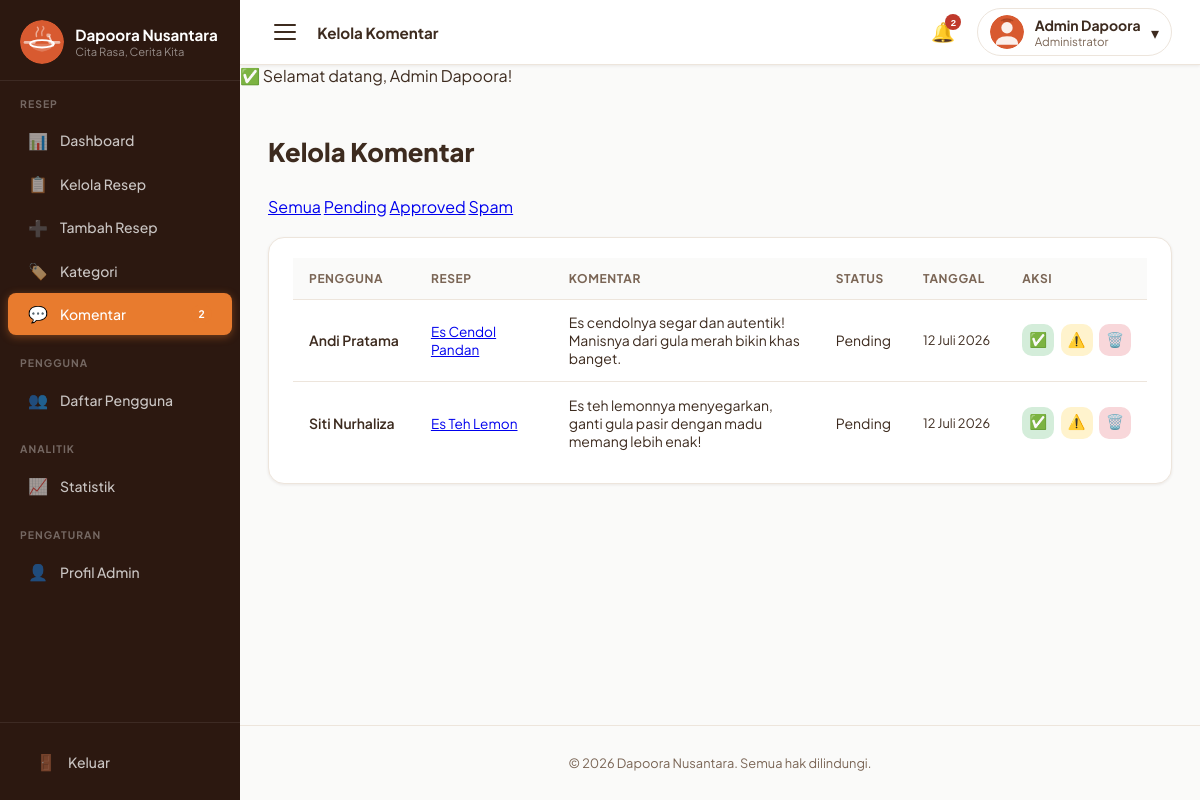
Page /admin/komentar.php?status=pending (signed in) on the committed database.
### tables this page shows
CREATE TABLE comments (
    id          INT UNSIGNED    NOT NULL AUTO_INCREMENT,
    user_id     INT UNSIGNED    NOT NULL,
    recipe_id   INT UNSIGNED    NOT NULL,
    komentar    TEXT            NOT NULL,
    status      ENUM('approved','pending','spam') NOT NULL DEFAULT 'pending',
    created_at  DATETIME        NOT NULL DEFAULT CURRENT_TIMESTAMP,

    PRIMARY KEY (id),
    INDEX   idx_comments_user_id   (user_id),
    INDEX   idx_comments_recipe_id (recipe_id),
    INDEX   idx_comments_status    (status),
    INDEX   idx_comments_rec_stat  (recipe_id, status),

    CONSTRAINT fk_comments_user
        FOREIGN KEY (user_id)   REFERENCES users(id)   ON DELETE CASCADE ON UPDATE CASCADE,
    CONSTRAINT fk_comments_recipe
        FOREIGN KEY (recipe_id) REFERENCES recipes(id) ON DELETE CASCADE ON UPDATE CASCADE
);

CREATE TABLE users (
    id            INT UNSIGNED    NOT NULL AUTO_INCREMENT,
    nama          VARCHAR(100)    NOT NULL,
    email         VARCHAR(150)    NOT NULL,
    password      VARCHAR(255)    NOT NULL,
    foto_profil   VARCHAR(255)        NULL DEFAULT NULL,
    status        ENUM('aktif','nonaktif') NOT NULL DEFAULT 'aktif',
    created_at    DATETIME        NOT NULL DEFAULT CURRENT_TIMESTAMP,

    PRIMARY KEY (id),
    UNIQUE  KEY uq_users_email   (email),
    INDEX   idx_users_status     (status),
    INDEX   idx_users_created_at (created_at)
);

CREATE TABLE recipes (
    id              INT UNSIGNED    NOT NULL AUTO_INCREMENT,
    admin_id        INT UNSIGNED    NOT NULL,
    category_id     INT UNSIGNED    NOT NULL,
    judul           VARCHAR(200)    NOT NULL,
    slug            VARCHAR(220)    NOT NULL,
    foto            VARCHAR(255)        NULL DEFAULT NULL,
    deskripsi       TEXT                NULL DEFAULT NULL,
    bahan           LONGTEXT            NULL DEFAULT NULL COMMENT 'JSON array of ingredients',
    langkah         LONGTEXT            NULL DEFAULT NULL COMMENT 'JSON array of steps',
    waktu_memasak   SMALLINT UNSIGNED   NOT NULL DEFAULT 30 COMMENT 'in minutes',
    porsi           TINYINT UNSIGNED    NOT NULL DEFAULT 2,
    kesulitan       ENUM('mudah','sedang','sulit') NOT NULL DEFAULT 'mudah',
    status          ENUM('publish','draft')        NOT NULL DEFAULT 'draft',
    created_at      DATETIME        NOT NULL DEFAULT CURRENT_TIMESTAMP,
    updated_at      DATETIME        NOT NULL DEFAULT CURRENT_TIMESTAMP ON UPDATE CURRENT_TIMESTAMP,

    PRIMARY KEY (id),
    UNIQUE  KEY uq_recipes_slug         (slug),
    INDEX   idx_recipes_admin_id        (admin_id),
    INDEX   idx_recipes_category_id     (category_id),
    INDEX   idx_recipes_status          (status),
    INDEX   idx_recipes_kesulitan       (kesulitan),
    INDEX   idx_recipes_created_at      (created_at),
    INDEX   idx_recipes_status_cat      (status, category_id),

    CONSTRAINT fk_recipes_admin
        FOREIGN KEY (admin_id)    REFERENCES admins(id)     ON DELETE RESTRICT  ON UPDATE CASCADE,
    CONSTRAINT fk_recipes_category
        FOREIGN KEY (category_id) REFERENCES categories(id) ON DELETE RESTRICT  ON UPDATE CASCADE
);

### admin/komentar.php (the view, shortened to what this page needs)
<?php
require_once __DIR__ . '/../config/helpers.php';
$db = getDB();
$filter = sanitize($_GET['status'] ?? '');
$page   = max(1,(int)($_GET['page'] ?? 1));
$perPage= 15; $offset=($page-1)*$perPage;
$where  = $filter ? "WHERE cm.status=?" : '';
$params = $filter ? [$filter] : [];
$stmt = $db->prepare("
    SELECT cm.*, u.nama AS user_nama, r.judul AS resep_judul, r.slug AS resep_slug
    FROM comments cm
    JOIN users u  ON u.id=cm.user_id
    JOIN recipes r ON r.id=cm.recipe_id
    $where ORDER BY cm.created_at DESC LIMIT ? OFFSET ?
");
$stmt->execute(array_merge($params,[$perPage,$offset]));
$comments = $stmt->fetchAll();
include __DIR__ . '/includes/header_admin.php';
?>
<div class="page-header"><h1>Kelola Komentar</h1></div>
<div class="filter-pills" style="margin-bottom:1.25rem">
  <?php foreach ([''  =>'Semua','pending'=>'Pending','approved'=>'Approved','spam'=>'Spam'] as $v=>$l): ?>
    <a href="?status=<?= $v ?>" class="pill <?= $filter===$v?'active':'' ?>"><?= $l ?></a>
  <?php endforeach; ?>
</div>
<div class="widget">
  <div class="widget-body">
    <div class="table-wrap">
      <table class="admin-table">
        <thead><tr><th>Pengguna</th><th>Resep</th><th>Komentar</th><th>Status</th><th>Tanggal</th><th>Aksi</th></tr></thead>
        <tbody>
          <?php foreach ($comments as $c): ?>
            <tr>
              <td style="font-weight:600;white-space:nowrap"><?= sanitize($c['user_nama']) ?></td>
              <td>
                <a href="<?= BASE_URL ?>/pages/detail_resep.php?slug=<?= urlencode($c['resep_slug']) ?>"
                   style="font-size:.85rem" target="_blank">
                  <?= truncateText(sanitize($c['resep_judul']),30) ?>
                </a>
              </td>
              <td style="max-width:260px;font-size:.875rem"><?= truncateText(sanitize($c['komentar']),80) ?></td>
              <td>
                <span class="badge badge-<?= $c['status']==='approved'?'success':($c['status']==='pending'?'warning':'danger') ?>">
                  <?= ucfirst($c['status']) ?>
                </span>
              </td>
              <td style="white-space:nowrap;font-size:.8rem"><?= formatTanggal($c['created_at']) ?></td>
              <td>
                <div class="action-btns">
                  <?php if ($c['status'] !== 'approved'): ?>
                    <button class="btn-icon approve update-komentar" data-id="<?= $c['id'] ?>" data-status="approved" title="Approve">✅</button>
                  <?php endif; ?>
                  <?php if ($c['status'] !== 'spam'): ?>
                    <button class="btn-icon spam update-komentar" data-id="<?= $c['id'] ?>" data-status="spam" title="Spam">⚠️</button>
                  <?php endif; ?>
                  <button class="btn-icon delete hapus-komentar" data-id="<?= $c['id'] ?>" title="Hapus">🗑️</button>
                </div>
              </td>
            </tr>
          <?php endforeach; ?>
        </tbody>
      </table>
    </div>
  </div>
</div>
<?php
include __DIR__ . '/includes/footer_admin.php';
?>

### assets/css/admin.css (style rules this page uses)
:root { --sidebar-bg: #2c1810; --sidebar-text: rgba(255, 255, 255, 0.75); --sidebar-hover: rgba(232, 123, 46, 0.18); --sidebar-active-bg: var(--primary); --sidebar-w: 240px; --topbar-h: 64px; --primary: #e87b2e; --primary-dark: #c5621a; --primary-pale: #fef3ea; --white: #ffffff; --gray-50: #fafaf9; --gray-100: #f5f0ec; --gray-200: #ede5dc; --gray-300: #d6c9bb; --text: #3d2b1f; --text-muted: #7a6555; --shadow-sm: 0 1px 3px rgba(60, 30, 10, 0.08); --shadow-md: 0 4px 16px rgba(60, 30, 10, 0.12); --success: #2d8a4e; --danger: #c0392b; --warning: #d4900a; --radius: 10px; --radius-lg: 16px; --radius-full: 9999px; --transition: 0.22s ease; --font-main: "Plus Jakarta Sans", "Segoe UI", sans-serif; }
body.admin-body { font-family: var(--font-main); background: var(--gray-50); color: var(--text); margin: 0; min-height: 100vh; display: flex; -webkit-font-smoothing: antialiased; }
.page-header { margin-bottom: 1.75rem; }
.page-header h1 { font-size: 1.6rem; font-family: "Plus Jakarta Sans", sans-serif; font-weight: 800; }
.widget { background: var(--white); border-radius: var(--radius-lg); border: 1px solid var(--gray-200); box-shadow: var(--shadow-sm); overflow: hidden; }
.widget-body { padding: 1.25rem 1.5rem; }
.table-wrap { overflow-x: auto; }
table.admin-table { width: 100%; border-collapse: collapse; font-size: 0.875rem; }
.admin-table th { background: var(--gray-50); padding: 0.8rem 1rem; text-align: left; font-size: 0.75rem; font-weight: 700; text-transform: uppercase; letter-spacing: 0.05em; color: var(--text-muted); border-bottom: 1.5px solid var(--gray-200); white-space: nowrap; }
.admin-table td { padding: 0.85rem 1rem; border-bottom: 1px solid var(--gray-200); vertical-align: middle; }
.admin-table tbody tr:last-child td { border-bottom: none; }
.action-btns { display: flex; gap: 0.4rem; align-items: center; }
.btn-icon { width: 32px; height: 32px; border-radius: var(--radius); display: flex; align-items: center; justify-content: center; border: none; font-size: 0.9rem; cursor: pointer; transition: all var(--transition); text-decoration: none; }
.btn-icon.delete { background: #f8d7da; color: var(--danger); }
.btn-icon.approve { background: #d4edda; color: var(--success); }
.btn-icon.spam { background: #fff3cd; color: var(--warning); }

### rows in the picture
comments: user.nama "Andi Pratama", recipe.judul "Es Cendol Pandan", komentar "Es cendolnya segar dan autentik! Manisnya dari gula merah bikin khas banget.", status "Pending", created_at "12 Juli 2026"
comments: user.nama "Siti Nurhaliza", recipe.judul "Es Teh Lemon", komentar "Es teh lemonnya menyegarkan, ganti gula pasir dengan madu memang lebih enak!", status "Pending", created_at "12 Juli 2026"

### other values in the picture
SITE_NAME "Dapoora Nusantara"
SITE_TAGLINE "Cita Rasa, Cerita Kita"
$c "2"
$pageTitle "Kelola Komentar"
$n "2"
$_SESSION['admin_nama'] "Admin Dapoora"
$icon "✅"
$flash['msg'] "Selamat datang, Admin Dapoora!"
$l "Semua"
$l "Pending"
$l "Approved"
$l "Spam"
